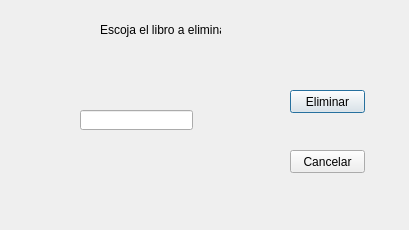
<?xml version="1.0" encoding="UTF-8"?>
<ui version="4.0">
 <class>Eliminar_Libro</class>
 <widget class="QDialog" name="Eliminar_Libro">
  <property name="geometry">
   <rect>
    <x>0</x>
    <y>0</y>
    <width>409</width>
    <height>230</height>
   </rect>
  </property>
  <property name="windowTitle">
   <string>Eliminar Libro</string>
  </property>
  <property name="windowIcon">
   <iconset>
    <normaloff>pixil-frame-0 (4).png</normaloff>pixil-frame-0 (4).png</iconset>
  </property>
  <widget class="QLabel" name="label">
   <property name="geometry">
    <rect>
     <x>100</x>
     <y>20</y>
     <width>121</width>
     <height>20</height>
    </rect>
   </property>
   <property name="text">
    <string>Escoja el libro a eliminar</string>
   </property>
  </widget>
  <widget class="QPushButton" name="pushButton">
   <property name="geometry">
    <rect>
     <x>290</x>
     <y>90</y>
     <width>75</width>
     <height>23</height>
    </rect>
   </property>
   <property name="text">
    <string>Eliminar</string>
   </property>
  </widget>
  <widget class="QPushButton" name="pushButton_2">
   <property name="geometry">
    <rect>
     <x>290</x>
     <y>150</y>
     <width>75</width>
     <height>23</height>
    </rect>
   </property>
   <property name="text">
    <string>Cancelar</string>
   </property>
  </widget>
  <widget class="QLineEdit" name="lineEdit">
   <property name="geometry">
    <rect>
     <x>80</x>
     <y>110</y>
     <width>113</width>
     <height>20</height>
    </rect>
   </property>
  </widget>
  <widget class="QLabel" name="label_2">
   <property name="geometry">
    <rect>
     <x>25</x>
     <y>160</y>
     <width>221</width>
     <height>20</height>
    </rect>
   </property>
   <property name="text">
    <string/>
   </property>
   <property name="alignment">
    <set>Qt::AlignCenter</set>
   </property>
  </widget>
 </widget>
 <resources/>
 <connections>
  <connection>
   <sender>pushButton_2</sender>
   <signal>clicked()</signal>
   <receiver>Eliminar_Libro</receiver>
   <slot>close()</slot>
   <hints>
    <hint type="sourcelabel">
     <x>325</x>
     <y>158</y>
    </hint>
    <hint type="destinationlabel">
     <x>326</x>
     <y>209</y>
    </hint>
   </hints>
  </connection>
 </connections>
</ui>
